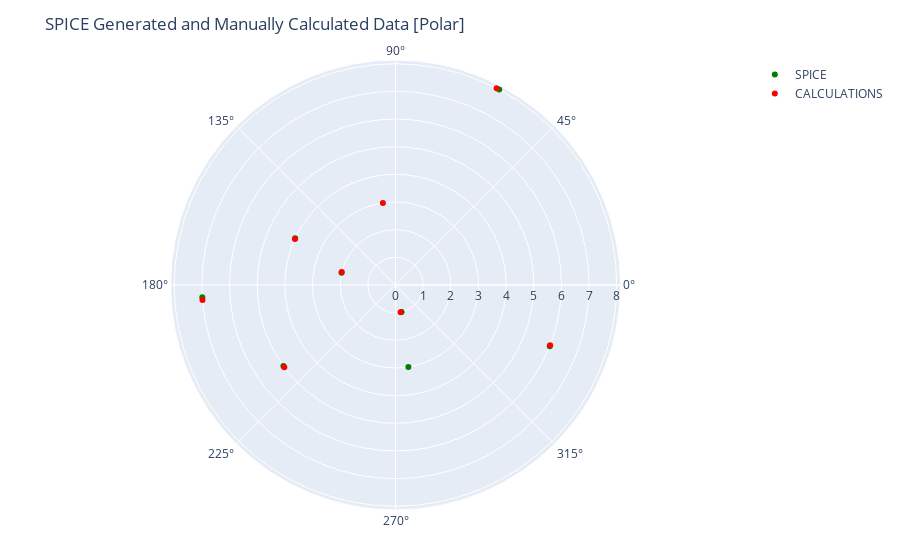

The cell this chart's notebook holds for it:
### Code cell
plot([scatterpolar(dfSPICEPlot, r=:RADIUS, theta=:ℓ, marker=attr(color=:green), mode="markers", name="SPICE", text=["Mercury", "Venus", "Earth", "Mars", "Jupiter", "Saturn", "Uranus", "Neptune"]), 
      scatterpolar(dfBodiesToPlot, r=:RADIUS, theta=:ℓ, marker=attr(color=:red), mode="markers",  name="CALCULATIONS", text=["Mercury", "Venus", "Earth", "Mars", "Jupiter", "Saturn", "Uranus", "Neptune"])
    ], Layout(title="SPICE Generated and Manually Calculated Data [Polar]"))



    #TODO: Check on variation (SPICE's Lat goes from -90 to +90. SPICE's Lon goes from -180 to +180 (mine is 0;360°))

### Figure 1 — Plotly figure (JSON) as saved in the notebook; plotly's stock layout.template omitted (floating-point values rounded to 4 significant figures)
{"data": [{"marker": {"color": "green"}, "mode": "markers", "name": "SPICE", "r": [1, 2, 3, 4, 5, 6, 7, 8], "text": ["Mercury", "Venus", "Earth", "Mars", "Jupiter", "Saturn", "Uranus", "Neptune"], "theta": [-77.29, 167.3, -81.06, 155.1, -144.2, -21.65, -176.4, 62.05], "type": "scatterpolar"}, {"marker": {"color": "red"}, "mode": "markers", "name": "CALCULATIONS", "r": [1, 2, 3, 4, 5, 6, 7, 8], "text": ["Mercury", "Venus", "Earth", "Mars", "Jupiter", "Saturn", "Uranus", "Neptune"], "theta": [-79.43, 166.4, 98.73, 155.4, -143.5, -21.29, -175.6, 62.8], "type": "scatterpolar"}], "layout": {"margin": {"b": 50, "l": 50, "r": 50, "t": 60}, "title": "SPICE Generated and Manually Calculated Data [Polar]"}}
